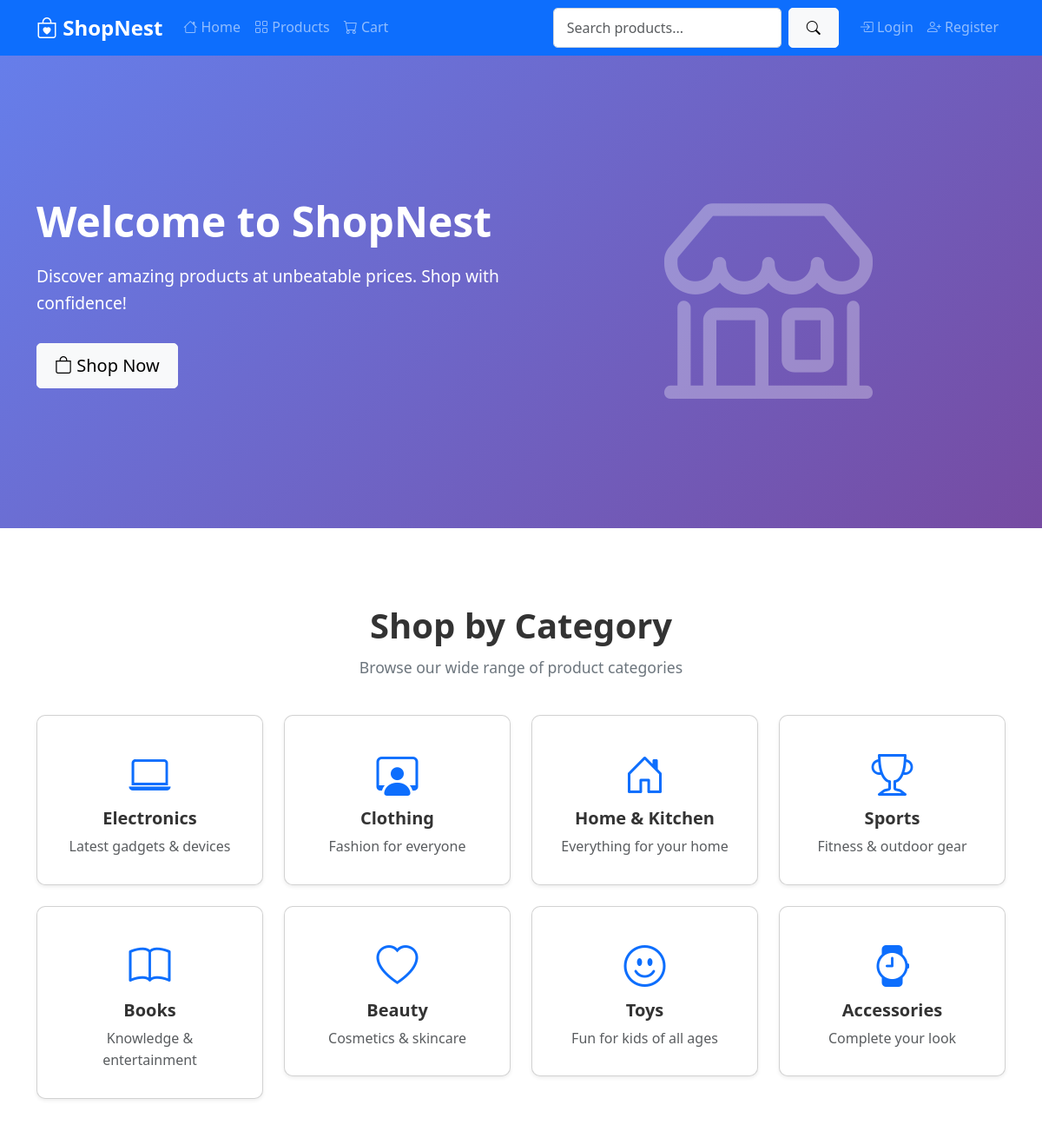
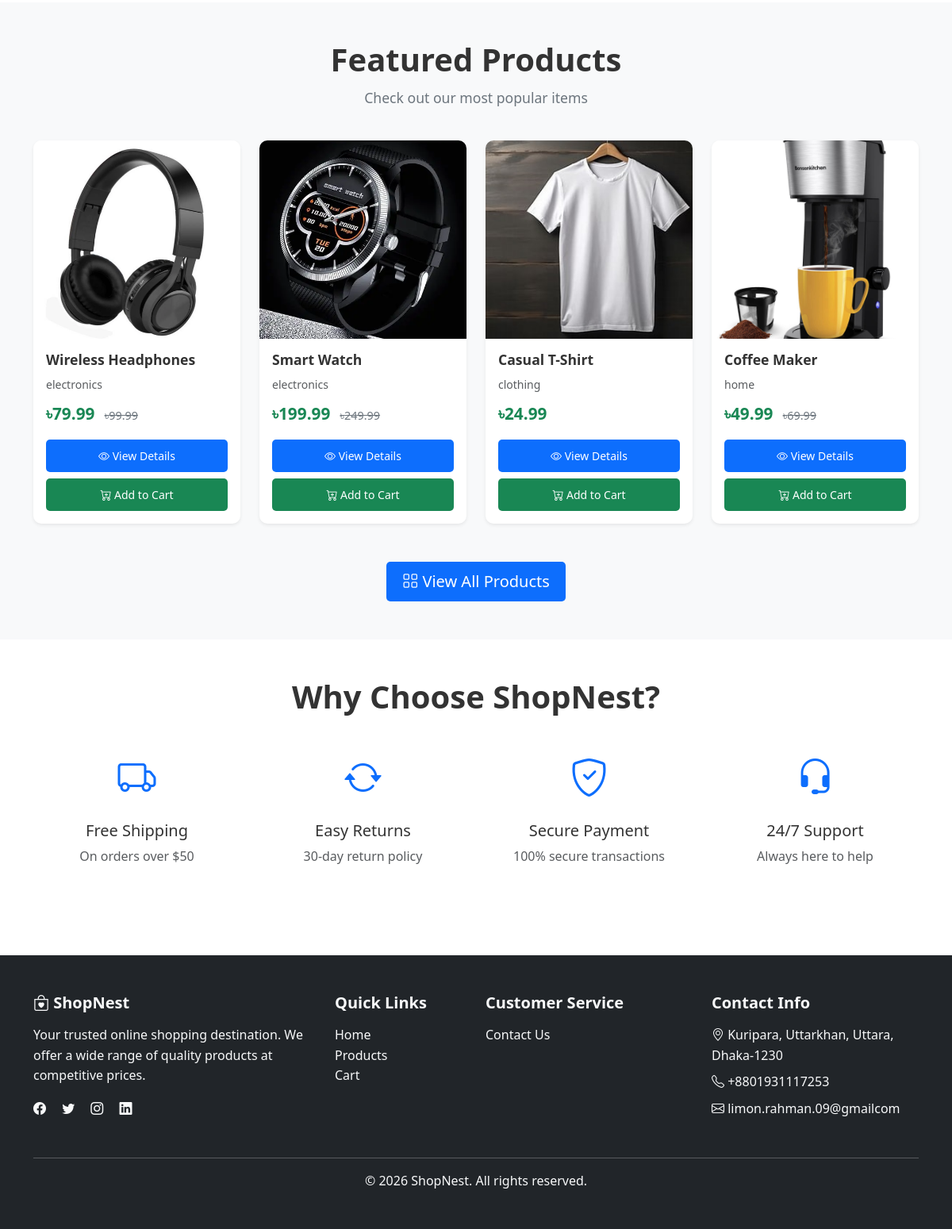
The page / on the database its author committed (2 pictures, top to bottom).
### tables this page shows
CREATE TABLE IF NOT EXISTS products (
    id INT AUTO_INCREMENT PRIMARY KEY,
    name VARCHAR(200) NOT NULL,
    description TEXT,
    category VARCHAR(50) NOT NULL,
    price DECIMAL(10, 2) NOT NULL,
    old_price DECIMAL(10, 2) DEFAULT NULL,
    stock INT DEFAULT 0,
    image VARCHAR(500),
    features TEXT,
    created_at TIMESTAMP DEFAULT CURRENT_TIMESTAMP,
    updated_at TIMESTAMP DEFAULT CURRENT_TIMESTAMP ON UPDATE CURRENT_TIMESTAMP
);

### index.php (the view, shortened to what this page needs)
<?php
include 'includes/header.php';
?>
<section class="hero-section">
    <div class="container">
        <div class="row align-items-center">
            <div class="col-lg-6">
                <h1>Welcome to ShopNest</h1>
                <p>Discover amazing products at unbeatable prices. Shop with confidence!</p>
                <a href="products.php" class="btn btn-light btn-lg">
                    <i class="bi bi-bag"></i> Shop Now
                </a>
            </div>
            <div class="col-lg-6 text-center">
                <i class="bi bi-shop" style="font-size: 15rem; opacity: 0.3;"></i>
            </div>
        </div>
    </div>
</section>
<section class="py-5">
    <div class="container">
        <div class="section-header">
            <h2>Shop by Category</h2>
            <p>Browse our wide range of product categories</p>
        </div>
        <div class="row g-4">
            <div class="col-md-3 col-sm-6">
                <a href="products.php?category=electronics" class="category-card card shadow-sm">
                    <i class="bi bi-laptop"></i>
                    <h5>Electronics</h5>
                    <p class="text-muted mb-0">Latest gadgets & devices</p>
                </a>
            </div>
            <div class="col-md-3 col-sm-6">
                <a href="products.php?category=clothing" class="category-card card shadow-sm">
                    <i class="bi bi-person-workspace"></i>
                    <h5>Clothing</h5>
                    <p class="text-muted mb-0">Fashion for everyone</p>
                </a>
            </div>
            <div class="col-md-3 col-sm-6">
                <a href="products.php?category=home" class="category-card card shadow-sm">
                    <i class="bi bi-house-door"></i>
                    <h5>Home & Kitchen</h5>
                    <p class="text-muted mb-0">Everything for your home</p>
                </a>
            </div>
            <div class="col-md-3 col-sm-6">
                <a href="products.php?category=sports" class="category-card card shadow-sm">
                    <i class="bi bi-trophy"></i>
                    <h5>Sports</h5>
                    <p class="text-muted mb-0">Fitness & outdoor gear</p>
                </a>
            </div>
            <div class="col-md-3 col-sm-6">
                <a href="products.php?category=books" class="category-card card shadow-sm">
                    <i class="bi bi-book"></i>
                    <h5>Books</h5>
                    <p class="text-muted mb-0">Knowledge & entertainment</p>
                </a>
            </div>
            <div class="col-md-3 col-sm-6">
                <a href="products.php?category=beauty" class="category-card card shadow-sm">
                    <i class="bi bi-heart"></i>
                    <h5>Beauty</h5>
                    <p class="text-muted mb-0">Cosmetics & skincare</p>
                </a>
            </div>
            <div class="col-md-3 col-sm-6">
                <a href="products.php?category=toys" class="category-card card shadow-sm">
                    <i class="bi bi-emoji-smile"></i>
                    <h5>Toys</h5>
                    <p class="text-muted mb-0">Fun for kids of all ages</p>
                </a>
            </div>
            <div class="col-md-3 col-sm-6">
                <a href="products.php?category=accessories" class="category-card card shadow-sm">
                    <i class="bi bi-watch"></i>
                    <h5>Accessories</h5>
                    <p class="text-muted mb-0">Complete your look</p>
                </a>
            </div>
        </div>
    </div>
</section>
<section class="py-5 bg-light">
    <div class="container">
        <div class="section-header">
            <h2>Featured Products</h2>
            <p>Check out our most popular items</p>
        </div>
        <?php
        require_once 'includes/DbConnection.php';
        $featured_query = "SELECT * FROM products ORDER BY created_at DESC LIMIT 4";
        $featured_result = mysqli_query($dbconnection, $featured_query);
        ?>
        <div class="row g-4">
            <?php if($featured_result && mysqli_num_rows($featured_result) > 0): ?>
                <?php while($product = mysqli_fetch_assoc($featured_result)):
                    $image_path = $product['image'];
                    if (!empty($image_path) && strpos($image_path, 'http') !== 0 && strpos($image_path, '/') !== 0) {
                        $image_path = 'assets/images/' . $image_path;
                    }
                ?>
                    <div class="col-lg-3 col-md-4 col-sm-6">
                        <div class="card product-card shadow-sm">
                            <img src="<?php echo htmlspecialchars($image_path); ?>"
                                 class="card-img-top"
                                 alt="<?php echo htmlspecialchars($product['name']); ?>"
                                 style="height: 250px; object-fit: cover;">
                            <div class="card-body">
                                <h5 class="card-title"><?php echo htmlspecialchars($product['name']); ?></h5>
                                <p class="text-muted small mb-2"><?php echo htmlspecialchars($product['category']); ?></p>
                                <div class="d-flex justify-content-between align-items-center">
                                    <div>
                                        <span class="price">৳<?php echo number_format($product['price'], 2); ?></span>
                                        <?php if(isset($product['old_price']) && $product['old_price'] > 0): ?>
                                            <span class="old-price ms-2">৳<?php echo number_format($product['old_price'], 2); ?></span>
                                        <?php endif; ?>
                                    </div>
                                </div>
                                <div class="mt-3">
                                    <a href="product_details.php?id=<?php echo $product['id']; ?>" class="btn btn-primary btn-sm w-100 mb-2">
                                        <i class="bi bi-eye"></i> View Details
                                    </a>
                                    <form action="cart.php" method="POST" class="d-inline w-100">
                                        <button type="submit" class="btn btn-success btn-sm w-100">
                                            <i class="bi bi-cart-plus"></i> Add to Cart
                                        </button>
                                    </form>
                                </div>
                            </div>
                        </div>
                    </div>
                <?php endwhile; ?>
            <?php else: ?>
                <div class="col-12">
                    <p class="text-muted text-center">No products available at the moment.</p>
                </div>
            <?php endif; ?>
        </div>
        <div class="text-center mt-5">
            <a href="products.php" class="btn btn-primary btn-lg">
                <i class="bi bi-grid"></i> View All Products
            </a>
        </div>
    </div>
</section>
<section class="py-5">
    <div class="container">
        <div class="section-header">
            <h2>Why Choose ShopNest?</h2>
        </div>
        <div class="row g-4">
            <div class="col-md-3 text-center">
                <i class="bi bi-truck" style="font-size: 3rem; color: var(--primary-color);"></i>
                <h5 class="mt-3">Free Shipping</h5>
                <p class="text-muted">On orders over $50</p>
            </div>
            <div class="col-md-3 text-center">
                <i class="bi bi-arrow-repeat" style="font-size: 3rem; color: var(--primary-color);"></i>
                <h5 class="mt-3">Easy Returns</h5>
                <p class="text-muted">30-day return policy</p>
            </div>
            <div class="col-md-3 text-center">
                <i class="bi bi-shield-check" style="font-size: 3rem; color: var(--primary-color);"></i>
                <h5 class="mt-3">Secure Payment</h5>
                <p class="text-muted">100% secure transactions</p>
            </div>
            <div class="col-md-3 text-center">
                <i class="bi bi-headset" style="font-size: 3rem; color: var(--primary-color);"></i>
                <h5 class="mt-3">24/7 Support</h5>
                <p class="text-muted">Always here to help</p>
            </div>
        </div>
    </div>
</section>
<?php
include 'includes/footer.php';
?>

### assets/css/style.css (style rules this page uses)
:root { --primary-color: #0d6efd; --secondary-color: #6c757d; --success-color: #198754; --danger-color: #dc3545; --warning-color: #ffc107; --info-color: #0dcaf0; --light-color: #f8f9fa; --dark-color: #212529; }
body { font-family: 'Segoe UI', Tahoma, Geneva, Verdana, sans-serif; line-height: 1.6; color: #333; }
.hero-section { background: linear-gradient(135deg, #667eea 0%, #764ba2 100%); color: white; padding: 80px 0; margin-bottom: 40px; }
.hero-section h1 { font-size: 3rem; font-weight: bold; margin-bottom: 20px; }
.hero-section p { font-size: 1.2rem; margin-bottom: 30px; }
.product-card { transition: transform 0.3s ease, box-shadow 0.3s ease; border: none; border-radius: 10px; overflow: hidden; height: 100%; }
.product-card img { height: 250px; object-fit: cover; transition: transform 0.3s ease; }
.product-card .card-body { display: flex; flex-direction: column; }
.product-card .card-title { font-size: 1.1rem; font-weight: 600; margin-bottom: 10px; color: #333; }
.product-card .price { font-size: 1.3rem; font-weight: bold; color: #198754; margin-top: auto; }
.product-card .old-price { font-size: 0.9rem; color: #6c757d; text-decoration: line-through; }
.category-card { text-align: center; padding: 30px; border-radius: 10px; transition: transform 0.3s ease, background-color 0.3s ease; cursor: pointer; text-decoration: none; color: inherit; display: block; }
.category-card i { font-size: 3rem; margin-bottom: 15px; color: var(--primary-color); }
.category-card h5 { font-weight: 600; }
.section-header { text-align: center; margin-bottom: 40px; }
.section-header h2 { font-size: 2.5rem; font-weight: bold; margin-bottom: 10px; color: #333; }
.section-header p { color: #6c757d; font-size: 1.1rem; }
.btn { border-radius: 5px; padding: 10px 20px; font-weight: 500; transition: all 0.3s ease; }
.btn-primary { background-color: var(--primary-color); border: none; }
.btn-success { background-color: var(--success-color); border: none; }
.shadow-sm { box-shadow: 0 0.125rem 0.25rem rgba(0, 0, 0, 0.075) !important; }

### rows shown on the page
products: shows a picture, name "Wireless Headphones", category "electronics", price "79.99", old_price "99.99"
products: shows a picture, name "Smart Watch", category "electronics", price "199.99", old_price "249.99"
products: shows a picture, name "Casual T-Shirt", category "clothing", price "24.99"
products: shows a picture, name "Coffee Maker", category "home", price "49.99", old_price "69.99"
